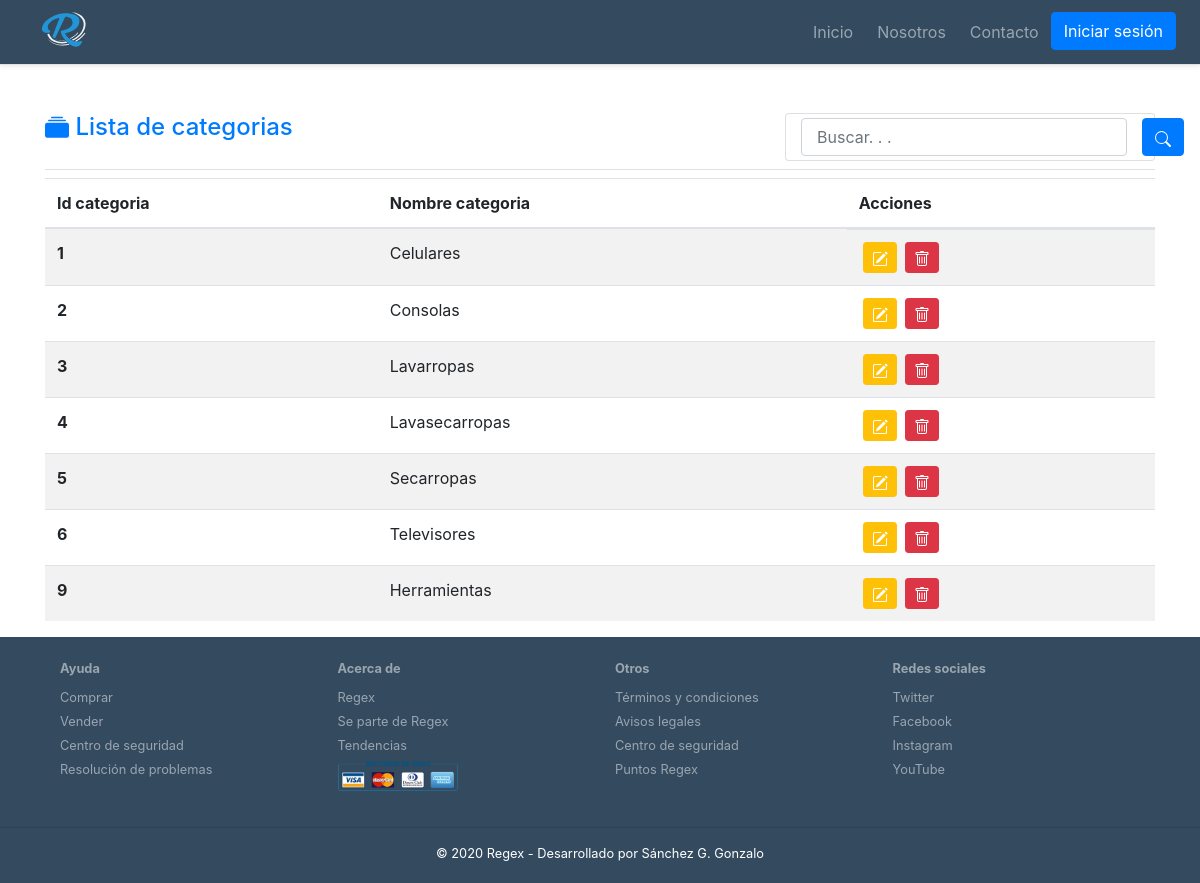
The page /categorias_listado.php on the database its author committed.
### tables this page shows
CREATE TABLE `categorias` (
  `id_categoria` int(10) UNSIGNED NOT NULL,
  `nombre` varchar(100) NOT NULL
);

### class/DB.php (called while the page is built, shortened)
<?php
class DB
{
    static private $db;
    static function getConnection()
    {
        if (!isset(self::$db)) {
            try {
                self::$db = new PDO(
                    self::DSN,
                    self::USER,
                    self::PASSWORD,
                    [PDO::MYSQL_ATTR_INIT_COMMAND => 'SET NAMES ' . self::CHARSET]
                );
            } catch (Exception $e) {
                echo $e->getMessage();
            }
        }
        return self::$db;
    }
    static function getStatement($sql)
    {
        return self::getConnection()->prepare($sql);
    }
}

### class/Categoria.php (called while the page is built, shortened)
<?php
      require_once 'DB.php';
class Categoria
{
    static public function getAll(){
        $stmt = DB::getStatement('SELECT * FROM categorias');
        $stmt->execute();
        return $stmt->fetchAll(PDO::FETCH_CLASS, 'Categoria');
    }
}

### categorias_listado.php (the view, shortened to what this page needs)
<?php
require_once './class/Categoria.php';
require './require/header.php';
?>
<main role="main" class="mt5">
    <div class="mt-5">
        <div class="container mt-2">
            <div class="border-bottom mb-2 d-flex justify-content-between">
                <h4 class="text-primary">
                    Lista de categorias
                </h4>
                <div class="card flex-row col-md-4 align-items-center mb-2">
                    <form class="flex-row form-check-inline align-items-center">
                        <input type="text" name="nombre" class="form-control my-1 col-12" id="inlineFormInput" placeholder="Buscar. . .">
                        <div class="col-auto">
                            <button type="submit" class="btn btn-primary my-1">
                            </button>
                        </div>
                    </form>
                </div>
            </div>
            <?php
            $getNombre = isset($_GET['nombre']) ? '%' . $_GET['nombre'] . '%' : '';
            if(!isset($_GET['nombre'])) {
                $categorias = Categoria::getAll();
            }else{
                $categorias = Categoria::searchCategoria($getNombre);
            }
            if($categorias){
            ?>
            <table class="table table-striped">
                <thead>
                <tr>
                    <th scope="col">Id categoria</th>
                    <th scope="col">Nombre categoria</th>
                    <th scope="col">Acciones</th>
                </tr>
                </thead>
                <tbody>
                <?php
                foreach ($categorias as $unaCategoria){
                ?>
                    <tr>
                        <th scope="row"><?= $unaCategoria->id_categoria ?></th>
                        <td><?= $unaCategoria->nombre ?></td>
                        <td class="text-center d-flex">
                            <button class="btn btn-sm btn-warning mx-1" type="button">
                                <a href="categoria_editar.php?id_categoria=<?= $unaCategoria->id_categoria ?>">
                                </a>
                            </button>
                            <button class="btn btn-sm btn-danger mx-1" type="button">
                                <a onclick="return confirm('¿Estas seguro de querer eliminar la categoria: <?= $unaCategoria->nombre ?> ?');"
                                   href="borrar_categoria.php?id_categoria=<?= $unaCategoria->id_categoria ?>">
                                </a>
                            </button>
                        </td>
                    </tr>
                <?php
                  }
                ?>
                </tbody>
            </table>
    <?php
            }
    ?>
        </div>
    </div>
</main>
<?php
require './require/footer.php';

### css/regex-estilos.css (style rules this page uses)
:root { --dark-blue : #334A5F; --lblue : #2295D7; --slate-white : #F0F1F2; }

### rows shown on the page
categorias: id_categoria "1", nombre "Celulares"
categorias: id_categoria "2", nombre "Consolas"
categorias: id_categoria "3", nombre "Lavarropas"
categorias: id_categoria "4", nombre "Lavasecarropas"
categorias: id_categoria "5", nombre "Secarropas"
categorias: id_categoria "6", nombre "Televisores"
categorias: id_categoria "9", nombre "Herramientas"
